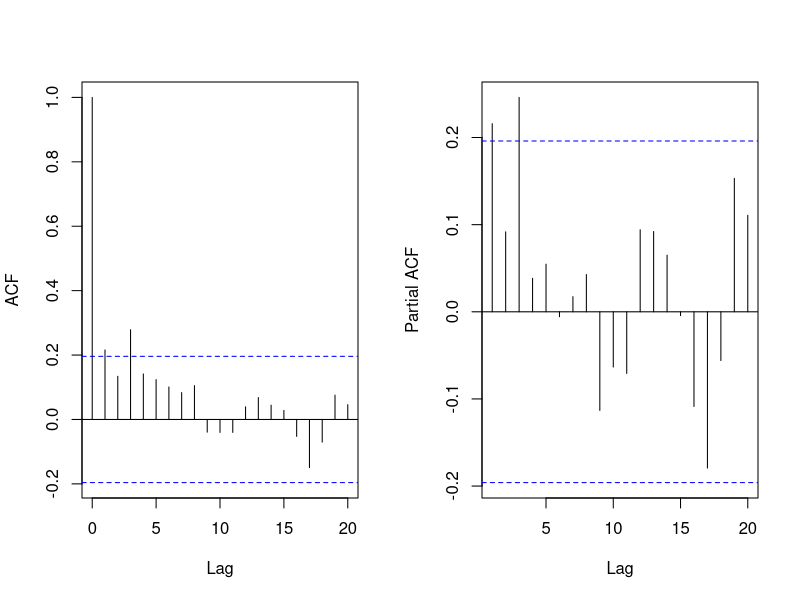
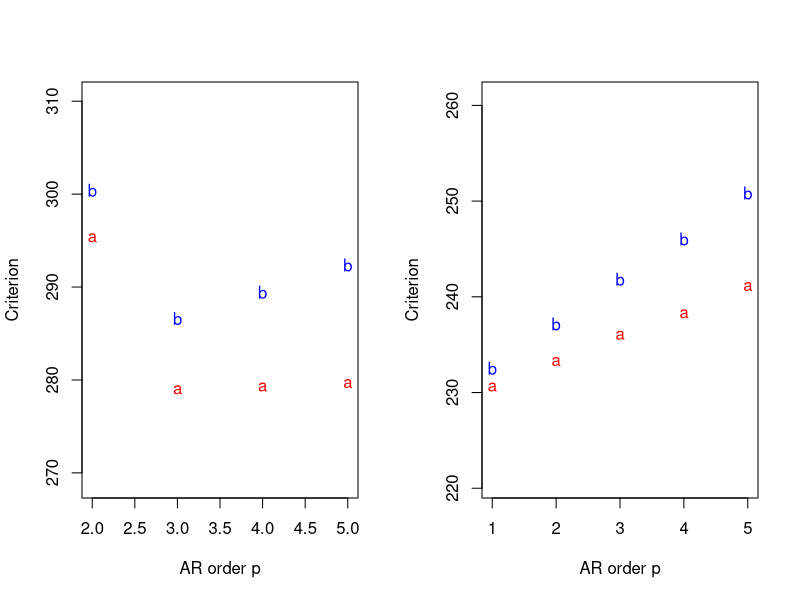

R code for these plots, in order:
## ---- chunk 1
#| label: lst-capstone-earthquake-data
## read data, you need to make sure the data file is in your current working directory 
earthquakes.dat <- read.delim("data/earthquakes.txt")
earthquakes.dat$Quakes=as.numeric(earthquakes.dat$Quakes)

y.dat=earthquakes.dat$Quakes[1:100] ## this is the training data
y.new=earthquakes.dat$Quakes[101:103] ## this is the test data
## ---- chunk 2
#| label: fig-capstone-ar-earthquake-acf-pacf
#| #| fig-cap: "ACF and PACF of Earthquake Data"
#| fig-subcap: 
#|  - ACF
#|  - PACF
y.sample=y.dat
par(mfrow=c(1,2))
acf(y.sample,main="",xlab='Lag')
pacf(y.sample,main="",xlab='Lag')
## ---- chunk 3
#| label: fig-capstone-ar-order-earthquake
#| fig-cap: "AIC and BIC for Earthquake Data"

n.all=length(y.sample)
p.star=5
Y=matrix(y.sample[(p.star+1):n.all],ncol=1)
sample.all=matrix(y.sample,ncol=1)
n=length(Y)
p=seq(2,p.star,by=1)


design.mtx=function(p_cur){
  Fmtx=matrix(0,ncol=n,nrow=p_cur)
  for (i in 1:p_cur) {
    start.y=p.star+1-i
    end.y=start.y+n-1
    Fmtx[i,]=sample.all[start.y:end.y,1]
  }
  return(Fmtx)
}


criteria.ar=function(p_cur){
  Fmtx=design.mtx(p_cur)
  beta.hat=chol2inv(chol(Fmtx%*%t(Fmtx)))%*%Fmtx%*%Y
  R=t(Y-t(Fmtx)%*%beta.hat)%*%(Y-t(Fmtx)%*%beta.hat)
  sp.square=R/(n-p_cur)
  aic=2*p_cur+n*log(sp.square)
  bic=log(n)*p_cur+n*log(sp.square)
  result=c(aic,bic)
  return(result)
}

criteria=sapply(p,criteria.ar)

plot(p,criteria[1,],type='p',pch='a',col='red',xlab='AR order p',ylab='Criterion',main='', ylim=c(min(criteria)-10,max(criteria)+10))
points(p,criteria[2,],pch='b',col='blue')
## ---- chunk 4
#| label: lst-capstone-google-search-index-covid
## read data, you need to make sure the data file is in your current working directory 
covid.dat <- read.delim("data/GoogleSearchIndex.txt")
covid.dat$Week=as.Date(as.character(covid.dat$Week),format = "%Y-%m-%d")

y.dat=covid.dat$covid[1:57] ## this is the training data
y.new=covid.dat$covid[58:60] ## this is the test data
## ---- chunk 5
#| label: fig-capstone-ar-order-covid
#| fig-cap: "AIC and BIC for Google Search Index Data"
y.sample=y.dat
n.all=length(y.sample)
p.star=5
Y=matrix(y.sample[(p.star+1):n.all],ncol=1)
sample.all=matrix(y.sample,ncol=1)
n=length(Y)
p=seq(1,p.star,by=1)


design.mtx=function(p_cur){
  Fmtx=matrix(0,ncol=n,nrow=p_cur)
  for (i in 1:p_cur) {
    start.y=p.star+1-i
    end.y=start.y+n-1
    Fmtx[i,]=sample.all[start.y:end.y,1]
  }
  return(Fmtx)
}


criteria.ar=function(p_cur){
  Fmtx=design.mtx(p_cur)
  beta.hat=chol2inv(chol(Fmtx%*%t(Fmtx)))%*%Fmtx%*%Y
  R=t(Y-t(Fmtx)%*%beta.hat)%*%(Y-t(Fmtx)%*%beta.hat)
  sp.square=R/(n-p_cur)
  aic=2*p_cur+n*log(sp.square)
  bic=log(n)*p_cur+n*log(sp.square)
  result=c(aic,bic)
  return(result)
}

criteria=sapply(p,criteria.ar)

plot(p,criteria[1,],type='p',pch='a',col='red',xlab='AR order p',ylab='Criterion',main='', ylim=c(min(criteria)-10,max(criteria)+10))
points(p,criteria[2,],pch='b',col='blue')
